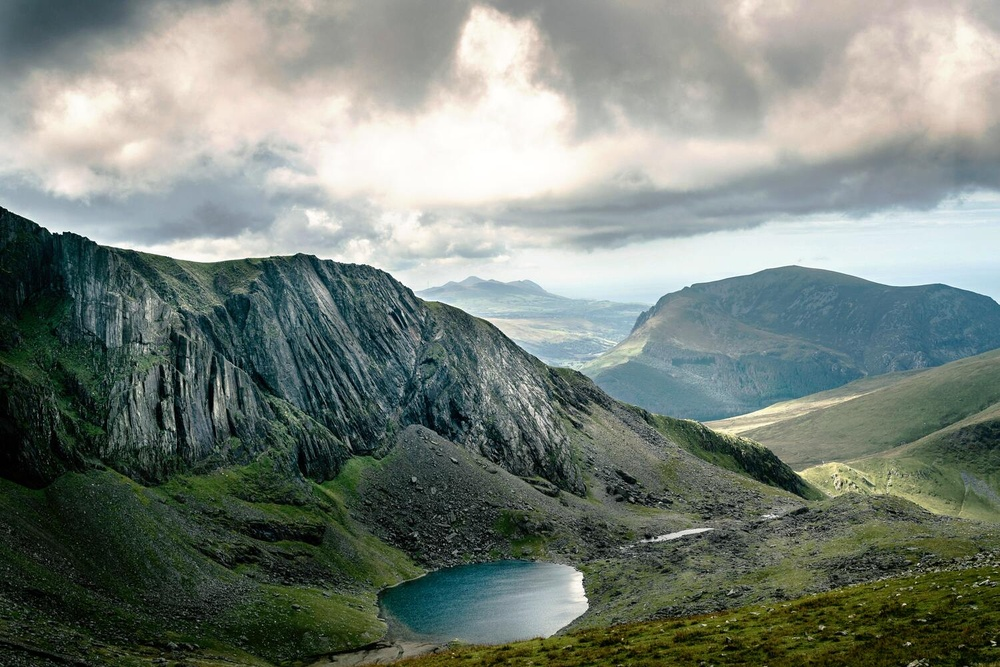
#> input picture Hist1.jpeg, 1000 x 667 px, shrunk from 1500 x 1000 before the run
$ jupyter execute Histogram.ipynb
#> lines starting #> are read from the running program, lines starting #| are printed output that depends on the picture
[cell 1]
import matplotlib.pyplot as plt
import numpy as np
from matplotlib import colors
from matplotlib.ticker import PercentFormatter

# Creating dataset
np.random.seed(23685752)
N_points = 10000
n_bins = 20

# Creating distribution
x = np.random.randn(N_points)
y = .8 ** x + np.random.randn(10000) + 25

# Creating histogram
fig, axs = plt.subplots(1, 1,
						figsize =(10, 7),
						tight_layout = True)

axs.hist(x, bins = n_bins)

# Show plot
plt.show()
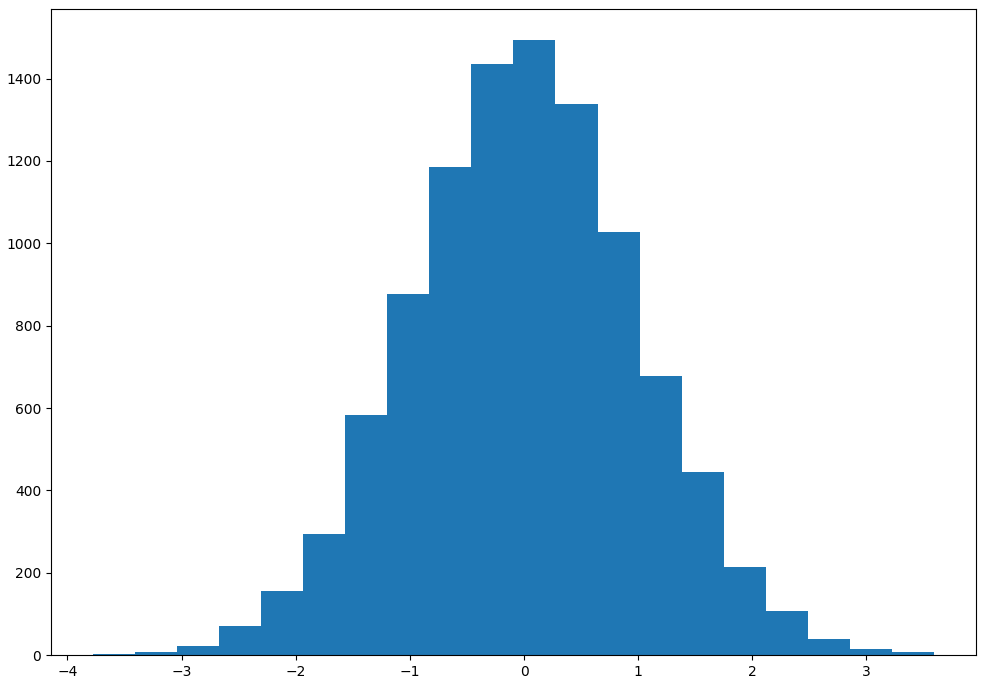
#> figure drawn by matplotlib, 1 panel; tallest bar 1494 high, from x = -0.0928 to 0.276

[cell 2]
import cv2
from skimage import io

img = io.imread("Hist1.jpeg")
#> img is the input picture: shape (667, 1000, 3); mean R, G, B 120.5, 130, 121.7

from matplotlib import pyplot as plot

image = cv2.imread('Hist1.jpeg')

plot.hist(image.ravel(),256)
plot.show()
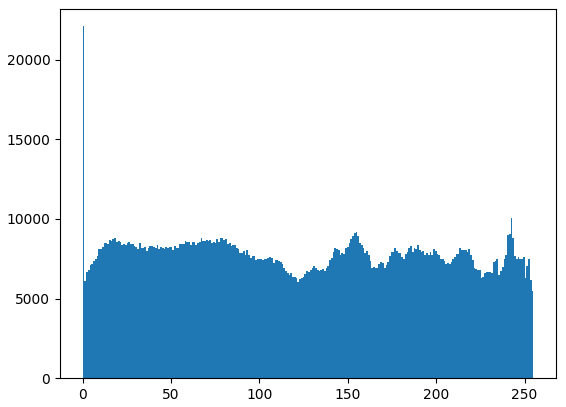
#> figure drawn by matplotlib, 1 panel; tallest bar 22102 high, from x = 0 to 0.996

io.imshow(img)
